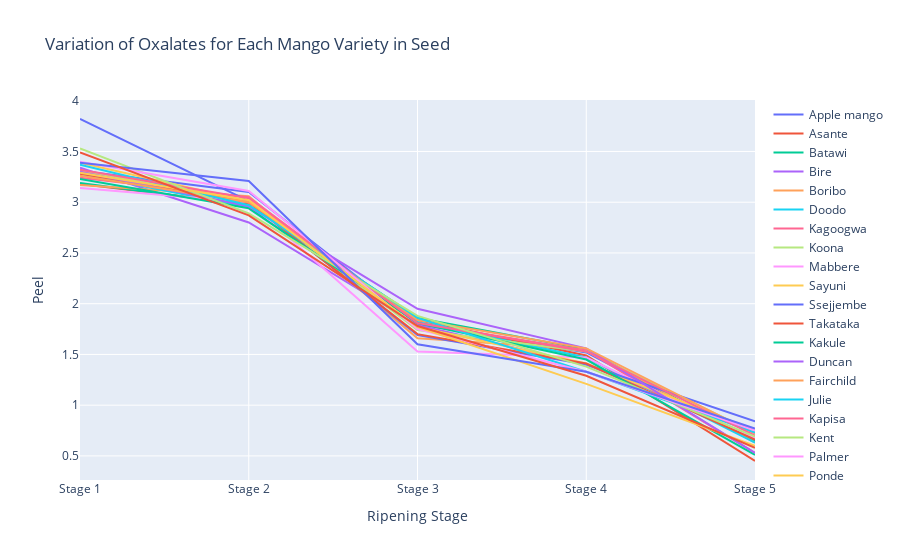

Source (notebook cell):
### Code cell
# Create traces for each mango variety
traces = []
for variety in data['Mango variety'].unique():
    subset = data[data['Mango variety'] == variety]
    trace = go.Scatter(x=subset['Ripening stage'], y=subset['Seed'], mode='lines', name=variety)
    traces.append(trace)

# Create layout
layout = go.Layout(title='Variation of Oxalates for Each Mango Variety in Seed',
                   xaxis=dict(title='Ripening Stage'),
                   yaxis=dict(title='Peel'))

# Create figure
fig = go.Figure(data=traces, layout=layout)

# Plot figure
pio.show(fig)

### Figure 1 — Plotly figure (JSON) as saved in the notebook; plotly's stock layout.template omitted (floating-point values rounded to 4 significant figures)
{"data": [{"mode": "lines", "name": "Apple mango", "type": "scatter", "x": ["Stage 1", "Stage 2", "Stage 3", "Stage 4", "Stage 5"], "y": [3.31, 3.1, 1.8, 1.52, 0.65]}, {"mode": "lines", "name": "Asante", "type": "scatter", "x": ["Stage 1", "Stage 2", "Stage 3", "Stage 4", "Stage 5"], "y": [3.18, 2.98, 1.84, 1.49, 0.45]}, {"mode": "lines", "name": "Batawi", "type": "scatter", "x": ["Stage 1", "Stage 2", "Stage 3", "Stage 4", "Stage 5"], "y": [3.19, 2.97, 1.86, 1.55, 0.64]}, {"mode": "lines", "name": "Bire", "type": "scatter", "x": ["Stage 1", "Stage 2", "Stage 3", "Stage 4", "Stage 5"], "y": [3.34, 2.8, 1.79, 1.4, 0.74]}, {"mode": "lines", "name": "Boribo", "type": "scatter", "x": ["Stage 1", "Stage 2", "Stage 3", "Stage 4", "Stage 5"], "y": [3.17, 3.06, 1.66, 1.55, 0.63]}, {"mode": "lines", "name": "Doodo", "type": "scatter", "x": ["Stage 1", "Stage 2", "Stage 3", "Stage 4", "Stage 5"], "y": [3.28, 2.95, 1.82, 1.47, 0.63]}, {"mode": "lines", "name": "Kagoogwa", "type": "scatter", "x": ["Stage 1", "Stage 2", "Stage 3", "Stage 4", "Stage 5"], "y": [3.24, 3.05, 1.81, 1.54, 0.53]}, {"mode": "lines", "name": "Koona", "type": "scatter", "x": ["Stage 1", "Stage 2", "Stage 3", "Stage 4", "Stage 5"], "y": [3.31, 3.01, 1.74, 1.53, 0.73]}, {"mode": "lines", "name": "Mabbere", "type": "scatter", "x": ["Stage 1", "Stage 2", "Stage 3", "Stage 4", "Stage 5"], "y": [3.14, 3, 1.53, 1.47, 0.67]}, {"mode": "lines", "name": "Sayuni", "type": "scatter", "x": ["Stage 1", "Stage 2", "Stage 3", "Stage 4", "Stage 5"], "y": [3.39, 3.01, 1.77, 1.41, 0.75]}, {"mode": "lines", "name": "Ssejjembe", "type": "scatter", "x": ["Stage 1", "Stage 2", "Stage 3", "Stage 4", "Stage 5"], "y": [3.82, 3.01, 1.69, 1.4, 0.84]}, {"mode": "lines", "name": "Takataka", "type": "scatter", "x": ["Stage 1", "Stage 2", "Stage 3", "Stage 4", "Stage 5"], "y": [3.28, 3, 1.7, 1.41, 0.66]}, {"mode": "lines", "name": "Kakule", "type": "scatter", "x": ["Stage 1", "Stage 2", "Stage 3", "Stage 4", "Stage 5"], "y": [3.23, 2.94, 1.81, 1.45, 0.51]}, {"mode": "lines", "name": "Duncan", "type": "scatter", "x": ["Stage 1", "Stage 2", "Stage 3", "Stage 4", "Stage 5"], "y": [3.3, 2.96, 1.95, 1.56, 0.53]}, {"mode": "lines", "name": "Fairchild", "type": "scatter", "x": ["Stage 1", "Stage 2", "Stage 3", "Stage 4", "Stage 5"], "y": [3.26, 3, 1.84, 1.56, 0.72]}, {"mode": "lines", "name": "Julie", "type": "scatter", "x": ["Stage 1", "Stage 2", "Stage 3", "Stage 4", "Stage 5"], "y": [3.37, 2.97, 1.86, 1.33, 0.73]}, {"mode": "lines", "name": "Kapisa", "type": "scatter", "x": ["Stage 1", "Stage 2", "Stage 3", "Stage 4", "Stage 5"], "y": [3.32, 3.04, 1.81, 1.53, 0.7]}, {"mode": "lines", "name": "Kent", "type": "scatter", "x": ["Stage 1", "Stage 2", "Stage 3", "Stage 4", "Stage 5"], "y": [3.53, 2.89, 1.88, 1.38, 0.69]}, {"mode": "lines", "name": "Palmer", "type": "scatter", "x": ["Stage 1", "Stage 2", "Stage 3", "Stage 4", "Stage 5"], "y": [3.4, 3.11, 1.75, 1.33, 0.75]}, {"mode": "lines", "name": "Ponde", "type": "scatter", "x": ["Stage 1", "Stage 2", "Stage 3", "Stage 4", "Stage 5"], "y": [3.29, 3.02, 1.77, 1.21, 0.6]}, {"mode": "lines", "name": "Seena", "type": "scatter", "x": ["Stage 1", "Stage 2", "Stage 3", "Stage 4", "Stage 5"], "y": [3.39, 3.21, 1.6, 1.33, 0.77]}, {"mode": "lines", "name": "Tommy atkin", "type": "scatter", "x": ["Stage 1", "Stage 2", "Stage 3", "Stage 4", "Stage 5"], "y": [3.49, 2.87, 1.78, 1.29, 0.58]}], "layout": {"autosize": true, "title": {"text": "Variation of Oxalates for Each Mango Variety in Seed"}, "xaxis": {"autorange": true, "range": [0, 4], "title": {"text": "Ripening Stage"}, "type": "category"}, "yaxis": {"autorange": true, "range": [0.2628, 4.007], "title": {"text": "Peel"}, "type": "linear"}}}
